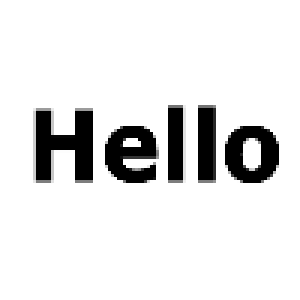
#> input picture VisualCryptography/imgs/img.png, 100 x 100 px (shown 3 times larger)
$ python Main.py
#> lines starting #> are read from the running program, lines starting #| are printed output that depends on the picture; after the words box and inside, x2 and y2 are one past the last pixel; in counts of white or black regions, pixels touching at a corner belong together
### VisualCryptography/Encoder.py
import numpy as np
from NewPixelGenerator import NewPixelGenerator

class Encoder:

    _generator = NewPixelGenerator()

    def encode(self, image: np.ndarray):
        sub_image_left, sub_image_right = self._create_shares(image, height=image.shape[0], width=image.shape[1])
        return sub_image_left, sub_image_right

    def decode(self, left_img, right_img):
        combined = np.add(left_img, right_img)
        return np.where(combined > 1.0, combined, 1.0)

    def _create_shares(self, image: np.ndarray, height: int, width: int):
        share_left: list = []
        share_right: list = []
        row_left: list = []
        row_right: list = []
        for h in range(height):
            for w in range(width):
                matrix = self._get_matrix(image[h][w])
                row_left.append(matrix[0, :])
                row_right.append(matrix[1, :])
            share_left.append(np.array(row_left).flatten())
            share_right.append(np.array(row_right).flatten())
            row_left = []
            row_right = []

        return share_left, share_right

    def _get_matrix(self, pixel_color):
        if pixel_color.any() == 0.0:
            return self._generator.get_random_c0()
        else:
            return self._generator.get_random_c1()

### VisualCryptography/NewPixelGenerator.py
import numpy as np
import random

class NewPixelGenerator:

    c0 = []
    c1 = []

    def __init__(self):
        self._create_c0_set()
        self._create_c1_set()

    def _create_skelton_matrix(self):
        return np.full(shape=(2, 2), fill_value=0.0)

    def _create_combination(self, color, permutation: int):
        matrix = self._create_skelton_matrix()
        if color == "white":
            if permutation == 0:
                matrix[0][1], matrix[1][1] = 1.0, 1.0
                return matrix
            elif permutation == 1:
                matrix[0][0], matrix[1][0] = 1.0, 1.0
                return matrix
            else:
                raise Exception("Unsupported permutation number")
        elif color == 'black':
            if permutation == 0:
                matrix[0][0], matrix[1][1] = 1.0, 1.0
                return matrix
            elif permutation == 1:
                matrix[0][1], matrix[1][0] = 1.0, 1.0
                return matrix
            else:
                raise Exception("Unsupported permutation number")
        else:
            raise Exception("Unsupported color name")

    def _create_c0_set(self):
        combination_1 = self._create_combination(color='white', permutation=0)
        combination_2 = self._create_combination(color='white', permutation=1)
        self.c0 = [combination_1, combination_2]

    def _create_c1_set(self):
        combination_1 = self._create_combination(color='black', permutation=0)
        combination_2 = self._create_combination(color='black', permutation=1)
        self.c1 = [combination_1, combination_2]

    def get_random_c0(self):
        return self.c0[random.randint(0, 1)]

    def get_random_c1(self):
        return self.c1[random.randint(0, 1)]

### VisualCryptography/Main.py
import matplotlib.pyplot as plt
import numpy as np
from NewPixelGenerator import NewPixelGenerator
from Encoder import Encoder
import cv2

if __name__ == '__main__':
    img = plt.imread("./imgs/img.png")
#> img is the input picture: shape (100, 100, 4) float32; mean R, G, B, A 0.895, 0.895, 0.895, 1
    img = cv2.cvtColor(img, cv2.COLOR_RGB2GRAY)
#> img: shape (100, 100) float32
    img = np.where(img < 0.5, 1.0, 0.0)
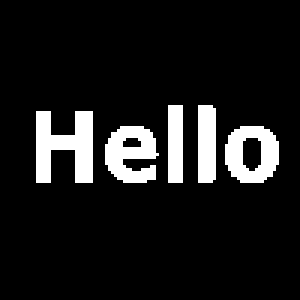
#> img: shape (100, 100) float64 (shown 3 times larger); values 0 (black) and 1 (white), 10.5% white; 5 white regions, box (x1, y1, x2, y2) and area: (12, 37, 31, 61) 304, (35, 42, 53, 61) 232, (75, 42, 93, 61) 229, (66, 35, 72, 61) 154, (56, 35, 61, 61) 130

    generator = NewPixelGenerator()
    encoder = Encoder()
    sub_img_left, sub_img_right = encoder.encode(img)
#> after the loop in _create_shares, `for h in range(height):`: share_left = 100 items
#> sub_img_left = 100 items; sub_img_right = 100 items
    decoded_img = encoder.decode(sub_img_left, sub_img_right)
#> in decode, `combined = np.add(left_img, right_img)`:
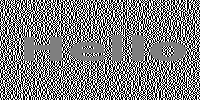
#> combined: shape (100, 200) float64; min 0, max 2, mean 1; drawn with min black and max white
#> in decode, `return np.where(combined > 1.0, combined, 1.0)`:
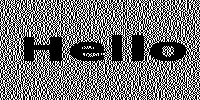
#> returned value: shape (100, 200) float64; values 1 (black) and 2 (white), 44.8% white in thin lines or dots

    plt.subplot(141)
    plt.imshow(img, cmap='gray')
    plt.subplot(142)
    plt.imshow(sub_img_left, cmap='gray')
    plt.subplot(143)
    plt.imshow(sub_img_right, cmap='gray')
    plt.subplot(144)
    plt.imshow(decoded_img, cmap='gray')
    plt.show()
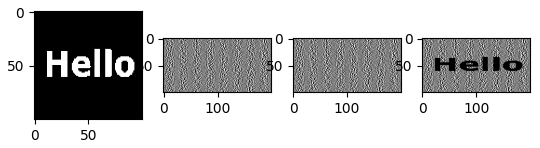
#> figure drawn by matplotlib, 4 panels
